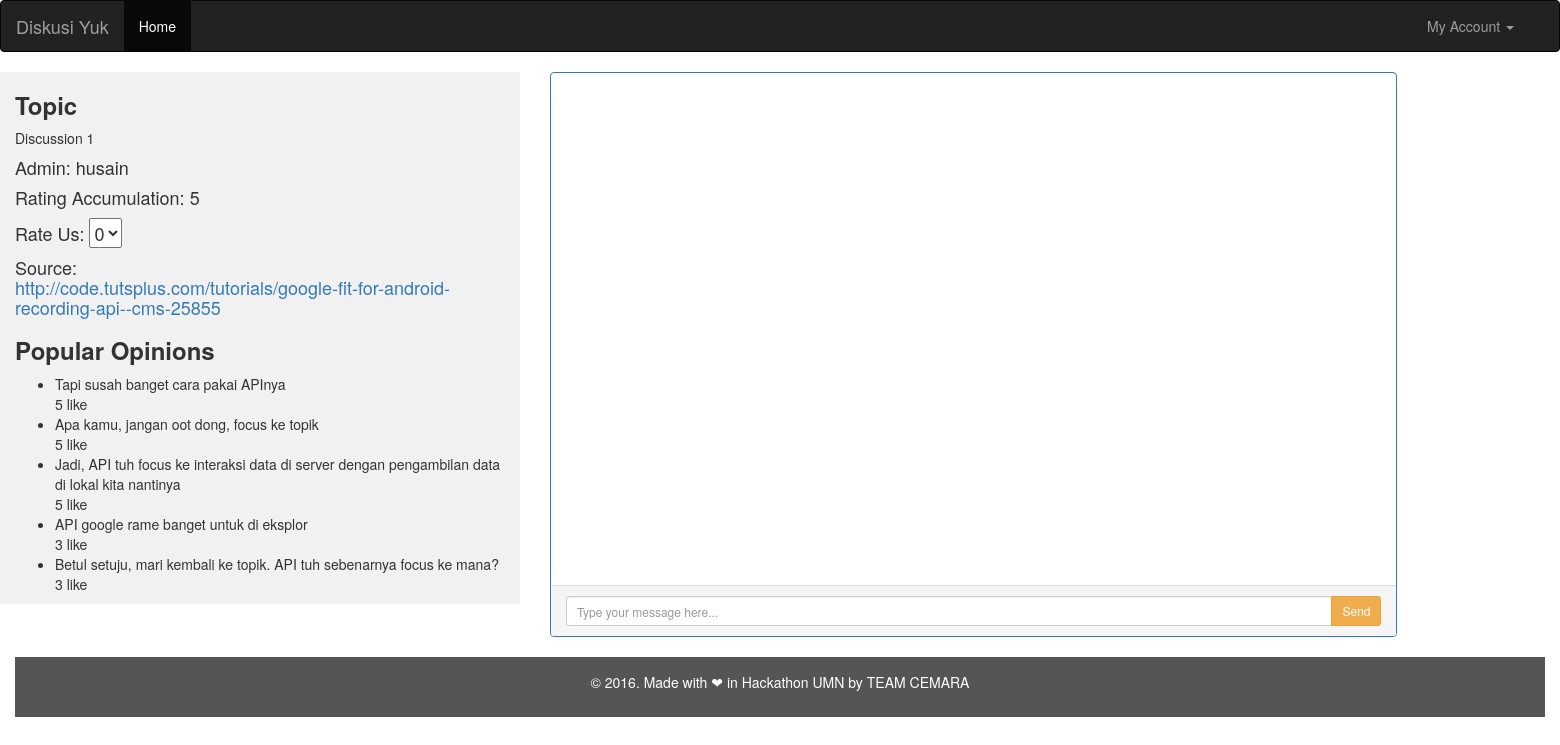
/user/chat.php?s=1, run on the app's committed database.
### tables this page shows
CREATE TABLE `discussion` (
  `id_discussion_forum` int(11) NOT NULL,
  `start_date_discussion` timestamp NULL DEFAULT NULL,
  `finish_date_discussion` timestamp NULL DEFAULT NULL,
  `name_discussion` varchar(40) NOT NULL,
  `rating_discussion` int(11) NOT NULL DEFAULT '0',
  `id_user` int(11) NOT NULL,
  `id_articles` int(11) NOT NULL
);

CREATE TABLE `user` (
  `id_user` int(11) NOT NULL,
  `nick_name` varchar(40) NOT NULL,
  `username` varchar(40) NOT NULL,
  `user_password` varchar(40) NOT NULL,
  `user_photo` varchar(30) NOT NULL DEFAULT 'images.jpg'
);

CREATE TABLE `articles` (
  `id_articles` int(11) NOT NULL,
  `title_articles` varchar(120) NOT NULL,
  `url_articles` text NOT NULL,
  `img_url_articles` text NOT NULL,
  `source_name_articles` varchar(80) NOT NULL,
  `source_url_articles` text NOT NULL,
  `id_categories` int(11) NOT NULL
);

CREATE TABLE `comments` (
  `id_comment` int(11) NOT NULL,
  `comment` text NOT NULL,
  `added` timestamp NOT NULL DEFAULT CURRENT_TIMESTAMP ON UPDATE CURRENT_TIMESTAMP,
  `like_comment` int(11) NOT NULL DEFAULT '0',
  `dislike_comment` int(11) NOT NULL DEFAULT '0',
  `unrelated_comment` int(11) NOT NULL DEFAULT '0',
  `sentiment_score_positif` float NOT NULL DEFAULT '0',
  `sentiment_score_negatif` float NOT NULL DEFAULT '0',
  `sentiment_score_neutral` float NOT NULL DEFAULT '0',
  `showed` int(11) NOT NULL DEFAULT '0',
  `id_discussion_forum` int(11) NOT NULL,
  `id_user` int(11) NOT NULL
);

### user/chat.php (the view, shortened to what this page needs)
<?php
$db = new PDO(DB_DSN, DB_USER, DB_PASS);
$user = $db->prepare("SELECT * FROM user u, discussion d, articles a WHERE u.id_user = :u AND u.id_user = d.id_user AND d.id_articles = a.id_articles");
$user->bindValue(':u',$_GET['s']);
$user->execute();
$user = $user->fetch();
?>
<!DOCTYPE html>
<html lang="en">
<head>
  <link rel="stylesheet" href="https://maxcdn.bootstrapcdn.com/bootstrap/3.3.7/css/bootstrap.min.css">
  <link rel="stylesheet" href="./../css/chat.css">
<nav class="navbar navbar-inverse">
  <div class="container-fluid">
    <div class="navbar-header">
      <a class="navbar-brand" href="#">Diskusi Yuk</a>
    </div>
    <div class="collapse navbar-collapse" id="myNavbar">
      <ul class="nav navbar-nav">
        <li class="active"><a href="home.php">Home</a></li>
      </ul>
      <nav class="collapse navbar-collapse bs-navbar-collapse navbar-right" role="navigation">
        <ul class="nav navbar-nav">
          <li class="dropdown">
            <a href="#" class="dropdown-toggle" data-toggle="dropdown">My Account <b class="caret"></b></a>
          </li>
        </ul>
      </nav>
    </div>
  </div>
</nav>
</head>
<div class="container-fluid">
  <div class="row content">
    <div class="col-sm-4 sidenav">
      <h3><b>Topic</b></h4><p><?php echo $user['name_discussion']?></p>
      <h4>Admin: <?php echo $user['nick_name']?></h4>
      <h4>Rating Accumulation: <?php echo $user['rating_discussion']?></h4>
      <h4>Rate Us: <select>
      <option selected disabled>0</option>
              <?php
          $opinion = $db->prepare("SELECT * FROM comments WHERE showed = 0 ORDER BY like_comment desc");
          $opinion->execute();
          $opinion = $opinion->fetchAll();
      ?>
      </select></h4>
      <h4>Source: <br><a href="<?php echo $user['url_articles']?>"><?php echo $user['url_articles']?></a></h4>
      <h3><b>Popular Opinions</b></h3>
      <ul>
        <?php $i=0; foreach ($opinion as $key => $value) {?>
          <li><?php echo $value['comment']?>  <br> <?php echo $value['like_comment']?> like</li>
        <?php $i++; if ($i ==5) break; } ?>
      </ul>
    </div>
    <div class="col-sm-6">
    <div class="container">
    <div class="row">
        <div class="col-md-9">
            <div class="panel panel-primary">
                <div class="panel-body">
                </div>
                <div class="panel-footer">
                    <div class="input-group">
                        <input id="data" type="text" class="form-control input-sm" placeholder="Type your message here..." />
                        <span class="input-group-btn">
                            <button class="btn btn-warning btn-sm" id="datasend">
                                Send</button>
                        </span>
                    </div>
                </div>
            </div>
        </div>
    </div>
</div>
  </div>
</div>
<footer class="container-fluid text-center">
  <p>© 2016. Made with ❤ in Hackathon UMN by TEAM CEMARA </p>
</footer>
</body>
</html>

### css/chat.css (style rules this page uses)
.panel-body { overflow-y: scroll; height: 512px; }
footer { background-color: #555; color: white; padding: 15px; }
.row.content { height: auto }
.sidenav { background-color: #f1f1f1; height: 100%; }

### data on the page
discussion: name_discussion "Discussion 1", id_user.nick_name "husain", rating_discussion "5", id_articles.url_articles "http://code.tutsplus.com/tutorials/google-fit-for-android-recording-api--cms-25855"
comments: comment "Tapi susah banget cara pakai APInya", like_comment "5"
comments: comment "Apa kamu, jangan oot dong, focus ke topik", like_comment "5"
comments: comment "Jadi, API tuh focus ke interaksi data di server dengan pengambilan data di lokal kita nantinya", like_comment "5"
comments: comment "API google rame banget untuk di eksplor", like_comment "3"
comments: comment "Betul setuju, mari kembali ke topik. API tuh sebenarnya focus ke mana?", like_comment "3"
